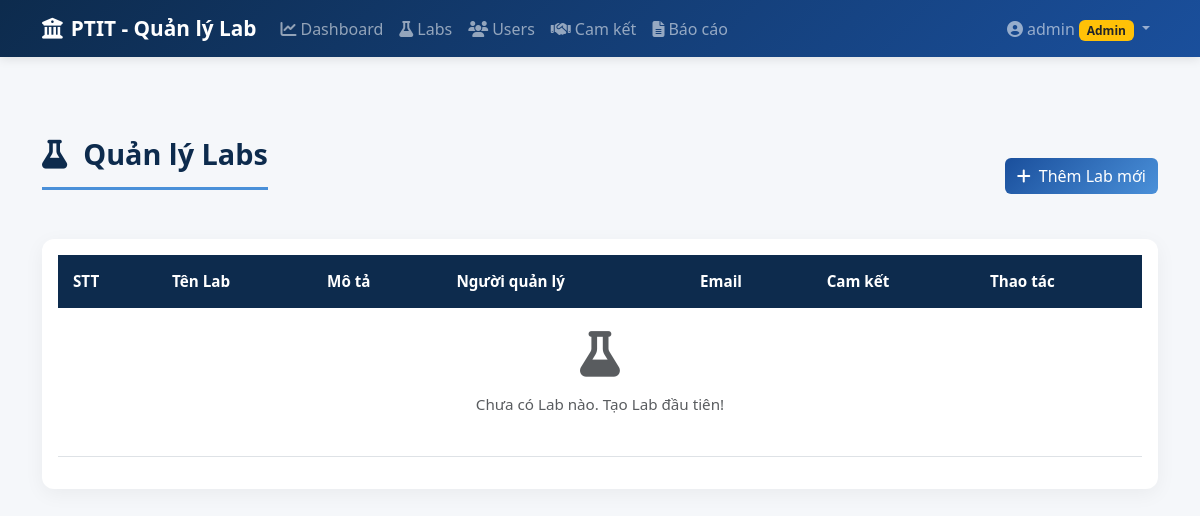
The app's page /labs (signed in), older data.
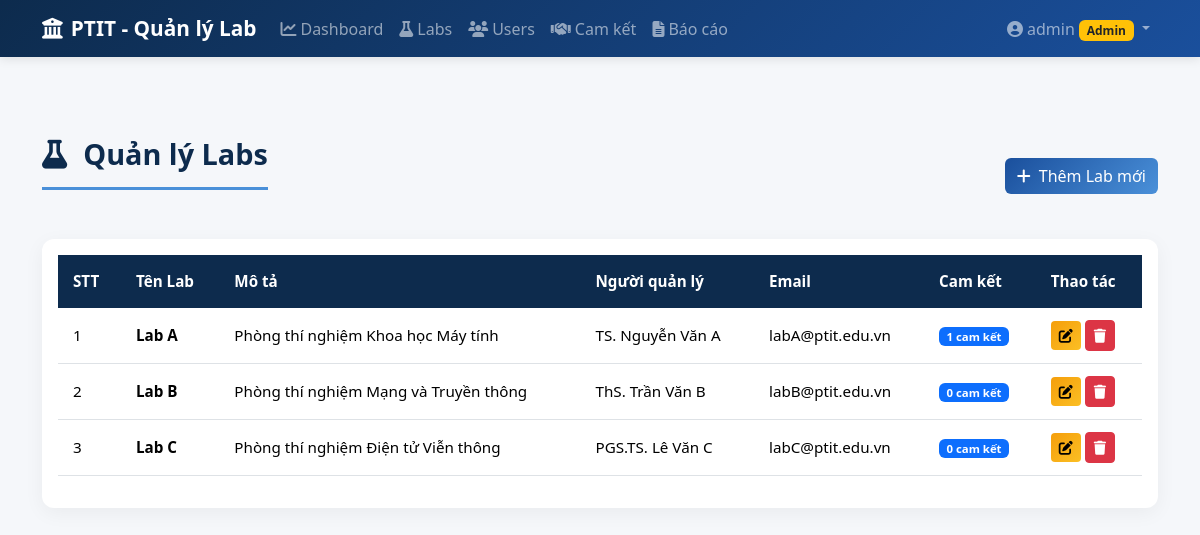
The same page, newer data.
### models.py (models this page shows, shortened)
class User(UserMixin, db.Model):
    __tablename__ = 'users'
    id = db.Column(db.Integer, primary_key=True)
    username = db.Column(db.String(50), unique=True, nullable=False)
    password_hash = db.Column(db.String(200), nullable=False)
    role = db.Column(db.String(20), nullable=False)  # 'admin' or 'lab'
    lab_id = db.Column(db.Integer, db.ForeignKey('labs.id', ondelete='SET NULL'), nullable=True)
    def is_admin(self):
        return self.role == 'admin'

class Lab(db.Model):
    __tablename__ = 'labs'
    id = db.Column(db.Integer, primary_key=True)
    name = db.Column(db.String(100), nullable=False)
    description = db.Column(db.Text)
    manager_name = db.Column(db.String(100))
    email = db.Column(db.String(100))
    created_at = db.Column(db.DateTime, default=datetime.utcnow)
    users = db.relationship('User', backref='lab', lazy=True)
    commitments = db.relationship('Commitment', backref='lab', lazy=True, cascade='all, delete-orphan')

### app.py (the view)
@app.route('/labs')
@login_required
def labs_list():
    if not current_user.is_admin():
        flash('Bạn không có quyền truy cập trang này.', 'danger')
        return redirect(url_for('dashboard'))
    labs_list = Lab.query.order_by(Lab.created_at.desc()).all()
    return render_template('labs/list.html', labs=labs_list)

### app.py (called while the page is built)
@login_manager.user_loader
def load_user(user_id):
    return User.query.get(int(user_id))

### templates/labs/list.html (shortened to what this page needs)
{% extends "base.html" %}
{% block content %}
<div class="d-flex justify-content-between align-items-center mb-4">
    <h1 class="page-title">
        <i class="fas fa-flask me-3"></i>Quản lý Labs
    </h1>
    <a href="{{ url_for('labs_create') }}" class="btn btn-primary">
        <i class="fas fa-plus me-2"></i>Thêm Lab mới
    </a>
</div>
<div class="card">
    <div class="card-body">
        <div class="table-responsive">
            <table class="table table-hover">
                <thead>
                    <tr>
                        <th>STT</th>
                        <th>Tên Lab</th>
                        <th>Mô tả</th>
                        <th>Người quản lý</th>
                        <th>Email</th>
                        <th>Cam kết</th>
                        <th>Thao tác</th>
                    </tr>
                </thead>
                <tbody>
                    {% for lab in labs %}
                    <tr>
                        <td>{{ loop.index }}</td>
                        <td>
                            <strong>{{ lab.name }}</strong>
                        </td>
                        <td>{{ lab.description or '-' }}</td>
                        <td>{{ lab.manager_name or '-' }}</td>
                        <td>{{ lab.email or '-' }}</td>
                        <td>
                            <span class="badge bg-primary">{{ lab.commitments|length }} cam kết</span>
                        </td>
                        <td>
                            <a href="{{ url_for('labs_edit', lab_id=lab.id) }}"
                               class="btn btn-sm btn-warning">
                                <i class="fas fa-edit"></i>
                            </a>
                            <form method="POST" action="{{ url_for('labs_delete', lab_id=lab.id) }}"
                                  style="display: inline;"
                                  onsubmit="return confirm('Bạn có chắc muốn xóa Lab &quot;{{ lab.name }}&quot;?\nHành động này sẽ xóa tất cả cam kết liên quan!');">
                                <button type="submit" class="btn btn-sm btn-danger">
                                    <i class="fas fa-trash"></i>
                                </button>
                            </form>
                        </td>
                    </tr>
                    {% else %}
                    <tr>
                        <td colspan="7" class="text-center text-muted py-4">
                            <i class="fas fa-flask fa-3x mb-3"></i>
                            <p>Chưa có Lab nào. Tạo Lab đầu tiên!</p>
                        </td>
                    </tr>
                    {% endfor %}
                </tbody>
            </table>
        </div>
    </div>
</div>
{% endblock %}

### templates/base.html (shortened to what this page needs)
<!DOCTYPE html>
<html lang="vi">
<head>
    <link href="https://cdn.jsdelivr.net/npm/bootstrap@5.3.2/dist/css/bootstrap.min.css" rel="stylesheet">
    <link href="https://cdnjs.cloudflare.com/ajax/libs/font-awesome/6.5.1/css/all.min.css" rel="stylesheet">
    <link href="https://cdn.jsdelivr.net/npm/bootstrap-icons@1.11.2/font/bootstrap-icons.css" rel="stylesheet">
    <link href="{{ url_for('static', filename='css/style.css') }}" rel="stylesheet">
</head>
<body>
    {% if current_user.is_authenticated %}
    <nav class="navbar navbar-expand-lg navbar-dark bg-ptit">
        <div class="container">
            <a class="navbar-brand" href="{{ url_for('dashboard') }}">
                <i class="fas fa-university me-2"></i>PTIT - Quản lý Lab
            </a>
            <div class="collapse navbar-collapse" id="navbarNav">
                <ul class="navbar-nav me-auto">
                    <li class="nav-item">
                        <a class="nav-link" href="{{ url_for('dashboard') }}">
                            <i class="fas fa-chart-line me-1"></i>Dashboard
                        </a>
                    </li>
                    {% if current_user.is_admin() %}
                    <li class="nav-item">
                        <a class="nav-link" href="{{ url_for('labs_list') }}">
                            <i class="fas fa-flask me-1"></i>Labs
                        </a>
                    </li>
                    <li class="nav-item">
                        <a class="nav-link" href="{{ url_for('users_list') }}">
                            <i class="fas fa-users me-1"></i>Users
                        </a>
                    </li>
                    {% endif %}
                    <li class="nav-item">
                        <a class="nav-link" href="{{ url_for('commitments_list') }}">
                            <i class="fas fa-handshake me-1"></i>Cam kết
                        </a>
                    </li>
                    {% if current_user.is_admin() %}
                    <li class="nav-item">
                        <a class="nav-link" href="{{ url_for('reports') }}">
                            <i class="fas fa-file-alt me-1"></i>Báo cáo
                        </a>
                    </li>
                    {% endif %}
                </ul>
                <ul class="navbar-nav">
                    <li class="nav-item dropdown">
                        <a class="nav-link dropdown-toggle" href="#" data-bs-toggle="dropdown">
                            <i class="fas fa-user-circle me-1"></i>{{ current_user.username }}
                            {% if current_user.is_admin() %}
                            <span class="badge bg-warning text-dark">Admin</span>
                            {% else %}
                            <span class="badge bg-info">Lab</span>
                            {% endif %}
                        </a>
                    </li>
                </ul>
            </div>
        </div>
    </nav>
    {% endif %}
    <main class="{% if current_user.is_authenticated %}main-content{% endif %}">
        <div class="container">
            {% block content %}{% endblock %}
        </div>
    </main>
</body>
</html>

### static/css/style.css (style rules this page uses)
:root { --ptit-blue: #1a4f9c; --ptit-light-blue: #4a90d9; --ptit-dark: #0d2b4d; }
body { background-color: #f5f7fa; font-family: 'Segoe UI', Tahoma, Geneva, Verdana, sans-serif; min-height: 100vh; }
.main-content { padding-top: 80px; padding-bottom: 40px; }
.navbar.bg-ptit { background: linear-gradient(135deg, var(--ptit-dark) 0%, var(--ptit-blue) 100%); box-shadow: 0 2px 10px rgba(0,0,0,0.1); }
.navbar-brand { font-weight: 700; font-size: 1.3rem; }
.nav-link { font-weight: 500; transition: all 0.3s; }
.page-title { font-size: 1.8rem; font-weight: 700; color: var(--ptit-dark); margin-bottom: 25px; padding-bottom: 15px; border-bottom: 3px solid var(--ptit-light-blue); }
.table { font-size: 0.95rem; }
.table thead th { background-color: var(--ptit-dark); color: white; font-weight: 600; border: none; padding: 15px; }
.table tbody td { vertical-align: middle; padding: 12px 15px; }
.card { border: none; border-radius: 12px; box-shadow: 0 5px 20px rgba(0,0,0,0.05); }
.btn-primary { background: linear-gradient(135deg, var(--ptit-blue), var(--ptit-light-blue)); border: none; }
.btn-warning { background: linear-gradient(135deg, #f59e0b, #fbbf24); border: none; }

Row changes from the older to the newer data that the page shows:
added Lab: name "Lab A", description "Phòng thí nghiệm Khoa học Máy tính", manager_name "TS. Nguyễn Văn A", email "labA@ptit.edu.vn", commitments|length "1"
added Lab: name "Lab B", description "Phòng thí nghiệm Mạng và Truyền thông", manager_name "ThS. Trần Văn B", email "labB@ptit.edu.vn", commitments|length "0"
added Lab: name "Lab C", description "Phòng thí nghiệm Điện tử Viễn thông", manager_name "PGS.TS. Lê Văn C", email "labC@ptit.edu.vn", commitments|length "0"
Text that changed along with them:
text no longer shown: "Chưa có Lab nào. Tạo Lab đầu tiên!"
